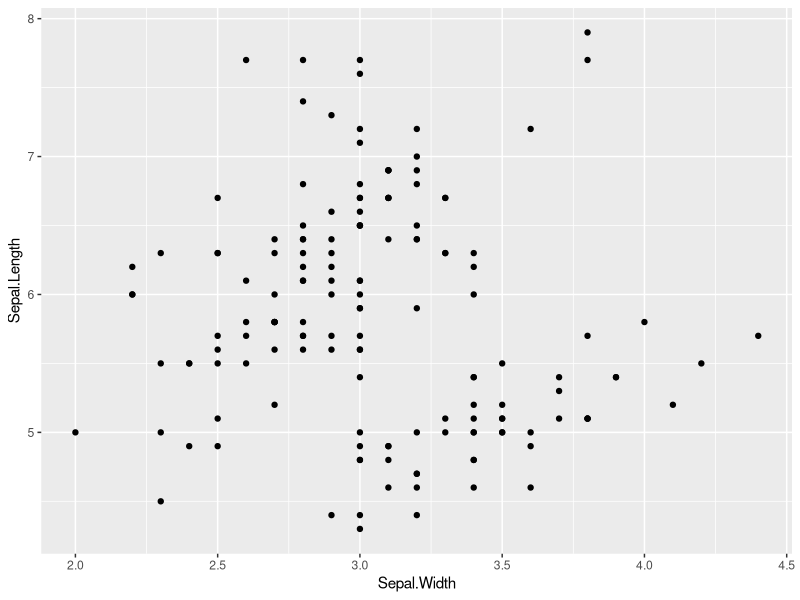
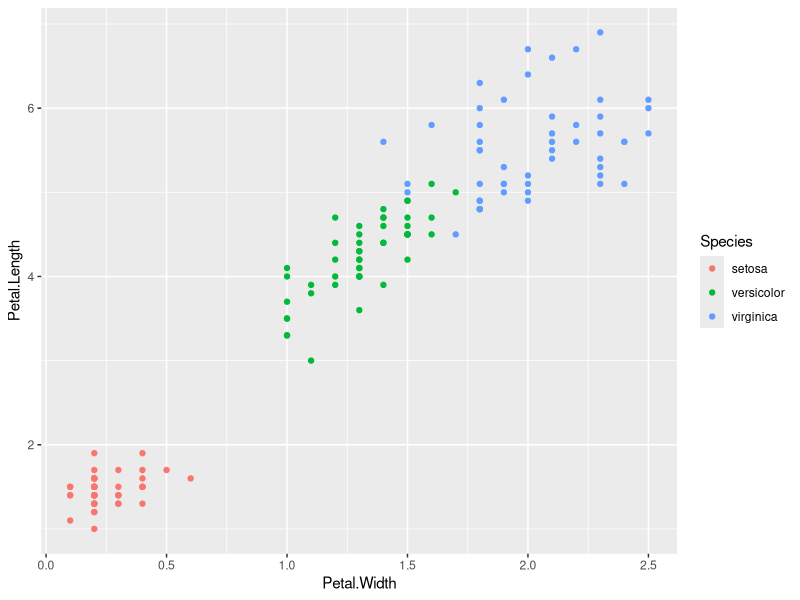
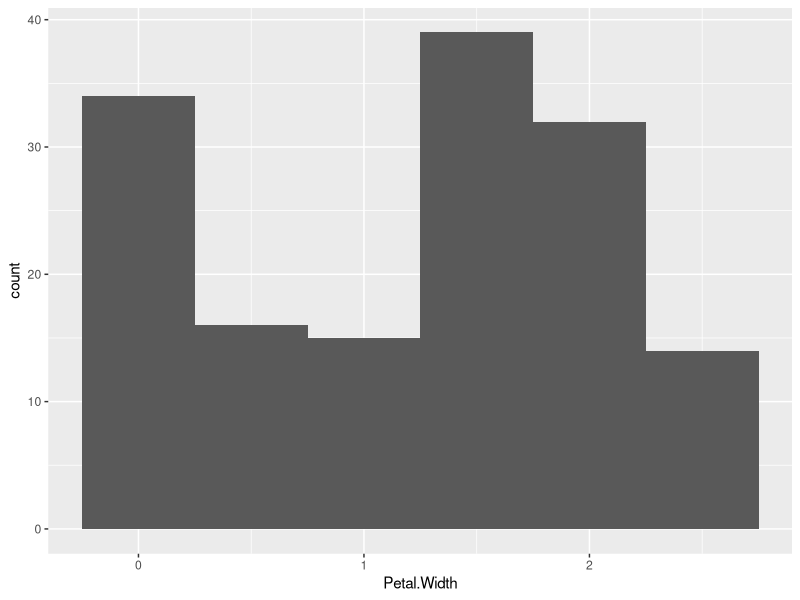
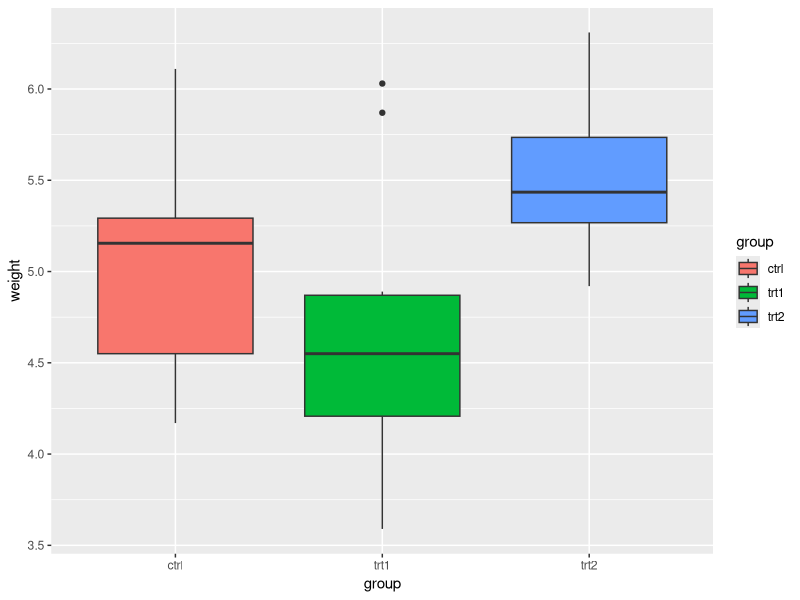

The R source for these figures, in order:
# Tidyverse Exam – Data Manipulation in R (using `mtcars` dataset)

# tidyverse ---------------------------------------------------------------

# Use `df_mtcars` for Questions 1 - 10
library(tidyverse)
df_mtcars <- as_tibble(mtcars,
                       rownames = "model")

# 1. Filter rows where number of cylinders (`cyl`) is 6
# Write code to create a new data frame that only includes rows where `cyl == 6`.
# Assign to: `mtcars_cyl6`

mtcars_cyl6 <- (df_mtcars %>% 
  filter(cyl==6))
  

# 2. Filter rows where number of gears (`gear`) is either 3 or 5
# Use `%in%` to filter the `df_mtcars` dataset for these two `gear` values.
# Assign to: `mtcars_g35`

mtcarsg35 <-df_mtcars %>% 
  filter(gear %in% c(3,5))

# 3. Filter rows where miles per gallon (`mpg`) is greater than 25
# Create a subset of `df_mtcars` where `mpg > 25`.
# Assign to: `mtcars_mpg25`
mtcar_mpg25 <- df_mtcars %>% 
  filter(mpg > 25)

# 4. Filter rows where weight (`wt`) is less than 2.5 AND number of cylinders (`cyl`) is 4
# Combine logical conditions using `&`.
# Assign to: `mtcars_light_cyl4`
mtcars_light_cyl4 <- df_mtcars %>% 
  filter(wt < 2.5 & cyl==4)

# 5. Sort `df_mtcars` by horsepower (`hp`) in ascending order
# Use `arrange()` to sort the data.
# Assign to: `mtcars_hp`
mtcars_hp <- df_mtcars %>% 
  arrange(hp)
# 6. Sort `df_mtcars` by quarter mile time (`qsec`) in descending order
# Use `desc()` inside `arrange()`.
# Assign to: `mtcars_qsec`
mtcars_qsec <- df_mtcars %>% 
  arrange(desc(qsec))
# 7. Exclude the `drat` column
# Use `select()` with `-` (minus sign) to remove the column.
# Assign to: `mtcars_no_drat`
mtcars_no_drat <- df_mtcars %>% 
  select(-drat)
# 8. Add a new column `ptw` that equals the ratio of horsepower (`hp`) to weight (`wt`) (`hp / wt`)
# Use `mutate()` to add the new column.
# Assign to: `mtcars_with_ptw`
mtcars_with_ptw<- mutate(df_mtcars, "ptw"=hp/wt)

# 9. Identify the car `model` with the highest `ptw` among cars with six cylinders (`cyl == 6`).
# Hint: Use `mtcars_with_ptw` and a chain of `filter()` and `arrange()` with `%>%`.
# Write the car model here: Ferrari Dino
mtcars_with_ptw %>% 
  arrange(desc(ptw)) %>% 
  filter(cyl == 6)
# 10. Group by number of gears (`gear`) and summarize minimum & maximum values of `mpg`
# Use `group_by()` and `summarize()` to calculate minimum & maximum values of `mpg` within each group.
# Minimum and maximum values of each group should be represented as separate columns.
# Function `min()` returns the minimum value in a vector.
# Function `max()` returns the maximum value in a vector.
# Assign to: `mtcars_mpg_by_gear`
df_mtcars %>% 
  group_by(gear) %>% 
  summarize(min_mpg = min(mpg),
            max_mpg = max(mpg))
# ggplot ------------------------------------------------------------------

# Visualization in R (using `iris` dataset)

## before you begin with the following questions, type the following code to check column names in the dataframe
colnames(iris) # output from this code is the column names that can be used in figures
colnames(iris)
# 11. Simple scatter plot of `Sepal.Length` vs `Sepal.Width` using `ggplot()`
# Assign to: `g_scat`
# Create a scatter plot with `Sepal.Width` on the x-axis and `Sepal.Length` on the y-axis.
iris %>% 
  ggplot(aes(x=Sepal.Width,
         y=Sepal.Length)) +
           geom_point()
# 12. Scatter plot with points colored by `Species`
# Assign to: `g_scat_col`
# Create a scatter plot with `Petal.Width` on the x-axis and `Petal.Length` on the y-axis,
# coloring points by `Species`.
iris %>% 
  ggplot(aes(x=Petal.Width,
             y=Petal.Length,
             color=Species)) +
  geom_point()
# 13. Histogram of `Petal.Width` with `binwidth = 0.5`
# Assign to: `g_hist`
# Create a histogram of `Petal.Width` with `binwidth` set to 0.5.
iris %>% 
  ggplot(aes(x=Petal.Width)) +
  geom_histogram(binwidth = 0.5)
# Visualization in R (using `PlantGrowth` dataset)

## before you begin with the following questions, type the following code to check column names in the dataframe
colnames(PlantGrowth) # output from this code is the column names that can be used in figures

# 14. Boxplot of `weight` grouped and filled by `group`
# Assign to: `g_bplot1`
# Create a boxplot of `weight` by `group`, filling boxes by `group`.
PlantGrowth %>% 
  ggplot(aes(x= group,
             y=weight,
             fill=group)) +
  geom_boxplot()
# 15. Boxplot + scatter plot of `weight` by `group`
# Assign to: `g_bplot2`
# Create a boxplot of `weight` by `group`, then overlay points showing individual observations.
gbplot2 <-PlantGrowth %>% 
  ggplot(aes(x= group,
             y=weight,
             fill=group)) +
  geom_boxplot() +
  geom_point()
